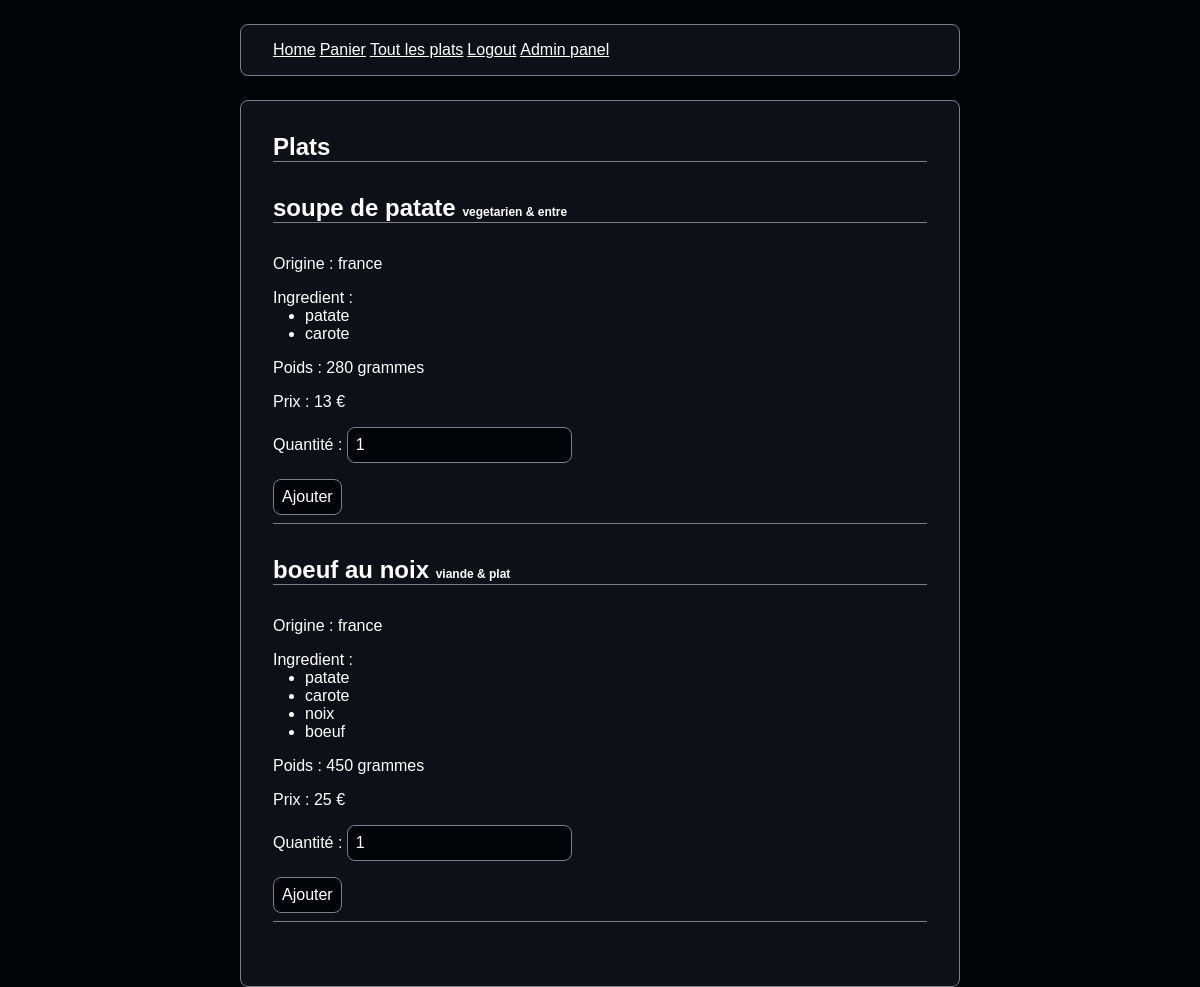
Screenshot of /meals (signed in) with the database file from the repository.
### tables this page shows
CREATE TABLE IF NOT EXISTS `meal` (
  `id_meal` varchar(255) NOT NULL,
  `id_origin` varchar(255) NOT NULL,
  `id_diet` varchar(255) NOT NULL,
  `id_category` varchar(255) NOT NULL,
  `title_meal` varchar(255) DEFAULT NULL,
  `price_meal` decimal(10,0) DEFAULT NULL,
  `weight_meal` decimal(10,0) DEFAULT NULL,
  PRIMARY KEY (`id_meal`),
  KEY `FK_association_1` (`id_origin`),
  KEY `FK_association_2` (`id_diet`),
  KEY `FK_association_3` (`id_category`)
);

CREATE TABLE IF NOT EXISTS `diet_meal` (
  `id_diet` varchar(255) NOT NULL,
  `label_diet` varchar(255) DEFAULT NULL,
  PRIMARY KEY (`id_diet`)
);

CREATE TABLE IF NOT EXISTS `category_meal` (
  `id_category` varchar(255) NOT NULL,
  `label_category` varchar(255) DEFAULT NULL,
  PRIMARY KEY (`id_category`)
);

CREATE TABLE IF NOT EXISTS `origin` (
  `id_origin` varchar(255) NOT NULL,
  `label_origin` varchar(255) DEFAULT NULL,
  PRIMARY KEY (`id_origin`)
);

CREATE TABLE IF NOT EXISTS `ingredient_meal` (
  `id_meal` varchar(255) NOT NULL,
  `id_ingredient` varchar(255) NOT NULL,
  PRIMARY KEY (`id_meal`,`id_ingredient`),
  KEY `FK_ingredient_meal` (`id_ingredient`)
);

CREATE TABLE IF NOT EXISTS `ingredient` (
  `id_ingredient` varchar(255) NOT NULL,
  `label_ingredient` varchar(255) DEFAULT NULL,
  PRIMARY KEY (`id_ingredient`)
);

### src/Controllers/MealController.php (called while the page is built, shortened)
<?php
class MealController
{
    private MealManager $MealManager;
    function __construct()
    {
        $this->MealManager = new MealManager();
    }
    function show_all_meals()
    {
        $meals = $this->MealManager->get_all();
        require VIEWS . "page/meal_list.php";
    }
}

### src/Route.php (called while the page is built, shortened)
<?php
class Route
{
    private $path;
    private $callable;
    private $matches = [];
    public function __construct($path, $callable)
    {
        $this->path = trim($path, '/');
        $this->callable = $callable;
    }
    public function match($url)
    {
        $url = trim($url, '/');
        $path = preg_replace('#:([\w]+)#', '([^/]+)', $this->path);
        $regex = "#^$path$#i";
        if (!preg_match($regex, $url, $matches)) {
            return false;
        }
        array_shift($matches);
        $this->matches = $matches;
        return true;
    }
    public function call()
    {
        $rep = explode("@", $this->callable);
        $controller = new $controller();
        return call_user_func_array([$controller, $rep[1]], $this->matches);
    }
}

### src/Router.php (called while the page is built, shortened)
<?php
class Router
{
    private $url;
    private $routes = [];
    public function __construct($url)
    {
        $this->url = $url;
    }
    public function get($path, $callable)
    {
        $route = new Route($path, $callable);
        $this->routes["GET"][] = $route;
        return $route;
    }
    public function post($path, $callable)
    {
        $route = new Route($path, $callable);
        $this->routes["POST"][] = $route;
        return $route;
    }
    public function run()
    {
        foreach ($this->routes[$_SERVER['REQUEST_METHOD']] as $route) {
            if ($route->match($this->url)) {
                return $route->call();
            }
        }
    }
}

### public/index.php (called while the page is built, shortened)
<?php
require SRC . 'helper.php';
$router = new Cuisine\Router($_SERVER["REQUEST_URI"]);
$router->get('/', "MealController@index");
$router->get('/meals', "MealController@show_all_meals");
$router->post('/meals/sort_ingredient', "MealController@sort_ingredient");
$router->post('/meals/sort_title', "MealController@sort_title");
$router->post('/meals/sort_origin', "MealController@sort_origin");
$router->get('/cart', "CartController@index");
$router->post('/cart', "CartController@store");
$router->post('/cart/update', "CartController@update_amount");
$router->get('/cart/valid_cart', "CartController@delete_cart");
$router->get('/cart/delete/:meal_id', "CartController@delete_one_meal");
$router->get('/login', "ClientController@showLogin");
$router->post('/login', "ClientController@login");
$router->get('/logout', "ClientController@logout");
$router->get('/admin', "AdminController@index");
$router->get('/admin/origins', "AdminController@index_origins");
$router->post('/admin/origins', "AdminController@manage_origins");
$router->get('/admin/ingredients', "AdminController@index_ingredients");
$router->post('/admin/ingredients', "AdminController@manage_ingredients");
$router->get('/admin/diets', "AdminController@index_diets");
$router->post('/admin/diets', "AdminController@manage_diets");
$router->get('/admin/meals', "AdminController@index_meals");
$router->post('/admin/meals', "AdminController@manage_meals");
$router->run();

### src/Models/MealManager.php (called while the page is built, shortened)
<?php
class MealManager
{
    private PDO $bdd;
    function __construct()
    {
        $this->bdd = new PDO('mysql:host=' . HOST . ';dbname=' . DATABASE . ';charset=utf8;', USER, PASSWORD);
        $this->bdd->setAttribute(PDO::ATTR_ERRMODE, PDO::ERRMODE_EXCEPTION);
    }
    function get_all(): array
    {
        $sql = "SELECT * FROM meal";
        $result = $this->bdd->query($sql);
        return $result->fetchAll(PDO::FETCH_CLASS, "cuisine\Models\Meal");
    }
}

### src/Models/Meal.php (called while the page is built, shortened)
<?php
class Meal
{
    private string $id_meal;
    private string $title_meal;
    private float $weight_meal;
    private float $price_meal;
    private string $id_origin;
    private string $label_origin;
    private string $id_diet;
    private string $label_diet;
    private string $id_category;
    private string $label_category;
    private array $ingredients = [];
    public function setLabel_origin($label_origin): void
    {
        $this->label_origin = $label_origin;
    }
    public function getLabel_origin(): string
    {
        $OriginManager = new OriginManager();
        $this->setLabel_origin($OriginManager->get_one($this->id_origin)["label_origin"]);
        return $this->label_origin;
    }
    public function setLabel_diet($label_diet): void
    {
        $this->label_diet = $label_diet;
    }
    public function getLabel_diet(): string
    {
        $DietManager = new DietManager();
        $this->setLabel_diet($DietManager->get_one($this->id_diet)["label_diet"]);
        return $this->label_diet;
    }
    public function setLabel_category($label_category): void
    {
        $this->label_category = $label_category;
    }
    public function getLabel_category(): string
    {
        $CategoryManager = new CategoryManager();
        $this->setLabel_category($CategoryManager->get_one($this->id_category)["label_category"]);
        return $this->label_category;
    }
    public function setIngredients(array $ingredients): void
    {
        $this->ingredients = $ingredients;
    }
    public function getIngredients(): array
    {
        $IngredientManager = new IngredientManager();
        $this->setIngredients($IngredientManager->get_all_meal($this->id_meal));
        return $this->ingredients;
    }
    public function getTitle_meal(): string
    {
        return $this->title_meal;
    }
    public function getWeight_meal(): float
    {
        return $this->weight_meal;
    }
    public function getPrice_meal(): float
    {
        return $this->price_meal;
    }
}

### src/Models/DietManager.php (called while the page is built, shortened)
<?php
class DietManager
{
    private PDO $bdd;
    function __construct()
    {
        $this->bdd = new PDO('mysql:host=' . HOST . ';dbname=' . DATABASE . ';charset=utf8;', USER, PASSWORD);
        $this->bdd->setAttribute(PDO::ATTR_ERRMODE, PDO::ERRMODE_EXCEPTION);
    }
    function get_one($id): array
    {
        $sql = "SELECT * FROM diet_meal where id_diet = ?";
        $result = $this->bdd->prepare($sql);
        $result->execute(
            array(
                $id
            )
        );
        return $result->fetch();
    }
}

### src/Models/CategoryManager.php (called while the page is built, shortened)
<?php
class CategoryManager
{
    private PDO $bdd;
    function __construct()
    {
        $this->bdd = new PDO('mysql:host=' . HOST . ';dbname=' . DATABASE . ';charset=utf8;', USER, PASSWORD);
        $this->bdd->setAttribute(PDO::ATTR_ERRMODE, PDO::ERRMODE_EXCEPTION);
    }
    function get_one($id)
    {
        $sql = "SELECT * FROM category_meal where id_category = ?";
        $result = $this->bdd->prepare($sql);
        $result->execute(
            array(
                $id
            )
        );
        return $result->fetch();
    }
}

### src/Models/OriginManager.php (called while the page is built, shortened)
<?php
class OriginManager
{
    private PDO $bdd;
    function __construct()
    {
        $this->bdd = new PDO('mysql:host=' . HOST . ';dbname=' . DATABASE . ';charset=utf8;', USER, PASSWORD);
        $this->bdd->setAttribute(PDO::ATTR_ERRMODE, PDO::ERRMODE_EXCEPTION);
    }
    function get_one($id)
    {
        $sql = "SELECT * FROM origin where id_origin = ?";
        $result = $this->bdd->prepare($sql);
        $result->execute(
            array(
                $id
            )
        );
        return $result->fetch();
    }
}

### src/Models/IngredientManager.php (called while the page is built, shortened)
<?php
class IngredientManager
{
    private PDO $bdd;
    function __construct()
    {
        $this->bdd = new PDO('mysql:host=' . HOST . ';dbname=' . DATABASE . ';charset=utf8;', USER, PASSWORD);
        $this->bdd->setAttribute(PDO::ATTR_ERRMODE, PDO::ERRMODE_EXCEPTION);
    }
    function get_all_meal($id_meal): array
    {
        $sql = "SELECT * FROM `ingredient_meal` join ingredient On ingredient_meal.id_ingredient = ingredient.id_ingredient WHERE id_meal = ?;";
        $result = $this->bdd->prepare($sql);
        $result->execute(
            array(
                $id_meal
            )
        );
        return $result->fetchAll();
    }
}

### src/helper.php (called while the page is built, shortened)
<?php
function is_login()
{
    if (isset($_SESSION["id"]) && $_SESSION["id"]) {
        return true;
    } else {
        return false;
    }
}
function is_admin()
{
    if (isset($_SESSION["is_admin"]) && $_SESSION["is_admin"] == 1) {
        return true;
    } else {
        return false;
    }
}

### src/Views/Page/meal_list.php (the view, shortened to what this page needs)
<section class="meal_list">
    <h1>Plats</h1>
    <?php
    foreach ($meals as $meal) {
        ?>
        <form action="/cart" method="post">
            <div>
                <h2>
                    <?= $meal->getTitle_meal() ?>
                    <span>
                        <?= $meal->getLabel_diet() ?> &
                        <?= $meal->getLabel_category() ?>
                    </span>
                </h2>
            </div>
            <div>
                <p>
                    Origine :
                    <?= $meal->getLabel_origin() ?>
                </p>
            </div>
            <div>
                <p>Ingredient :</p>
                <ul>
                    <?php
                    $ingredients = $meal->getIngredients();
                    foreach ($ingredients as $ingredient) {
                        $ingredient = $ingredient["label_ingredient"];
                        echo ("<li>$ingredient</li>");
                    }
                    ?>
                </ul>
            </div>
            <div>
                <p>
                    Poids :
                    <?= $meal->getWeight_meal() ?>
                    grammes
                </p>
            </div>
            <div>
                <p>
                    Prix :
                    <?= $meal->getPrice_meal() ?>
                    €
                </p>
            </div>
            <div>
                <label for="amount">Quantité : </label>
                <input type="number" value=1 min=1 id="amount" name="amount">
            </div>
            <input type="submit" value="Ajouter">
        </form>
        <?php
    }
    ?>
</section>
<?php
$content = ob_get_clean();
require VIEWS . 'layout.php';

### src/Views/layout.php (shortened to what this page needs)
<!DOCTYPE html>
<html lang="fr">
<head>
    <link rel="stylesheet" href="/style.css">
</head>
<body>
    <header>
        <nav>
            <?php
            if (is_login()) {
                ?>
                <a href="/">Home</a>
                <a href="/cart">Panier</a>
                <a href="/meals">Tout les plats</a>
                <a href="/logout">Logout</a>
                <?php
                if (is_admin()) {
                    echo ("<a href=/admin>Admin panel</a>");
                }
            } else {
                echo ("<a href=/login>Login</a>");
            }
            ?>
        </nav>
    </header>
    <main>
        <?= $content; ?>
    </main>
</body>
</html>

### public/style.css (style rules this page uses)
* { margin: 0; padding: 0; box-sizing: border-box; }
body { background-color: #010409; padding: 0 20%; }
p, h1, h2, h3, a, label, li { color: white; font-family: Arial, Helvetica, sans-serif; }
h1, h2, h3 { margin-bottom: 32px; border-bottom: 1px solid #79818b; }
span { font-size: 12px; }
form { margin-bottom: 32px; padding-bottom: 8px; border-bottom: 1px solid #79818b; }
form div { margin-bottom: 16px; }
input, button, select { background-color: #010409; border: 1px solid #79818b; border-radius: 8px; color: white; padding: 8px; font-size: 16px; }
input[type=submit], button { cursor: pointer; }
nav { background-color: #0d1117; padding: 16px 32px; margin: 24px 0; border-radius: 8px; border: 1px solid #79818b; }
main { padding: 32px; border: 1px solid #79818b; border-radius: 8px; background-color: #0d1117; }
main .meal_list ul { margin-left: 32px; }

### rows the page displays
meal: title_meal "soupe de patate", id_diet.label_diet "vegetarien", id_category.label_category "entre", id_origin.label_origin "france", weight_meal "280", price_meal "13"
ingredient_meal: id_ingredient.label_ingredient "patate"
ingredient_meal: id_ingredient.label_ingredient "carote"
meal: title_meal "boeuf au noix", id_diet.label_diet "viande", id_category.label_category "plat", id_origin.label_origin "france", weight_meal "450", price_meal "25"
ingredient_meal: id_ingredient.label_ingredient "patate"
ingredient_meal: id_ingredient.label_ingredient "carote"
ingredient_meal: id_ingredient.label_ingredient "noix"
ingredient_meal: id_ingredient.label_ingredient "boeuf"
